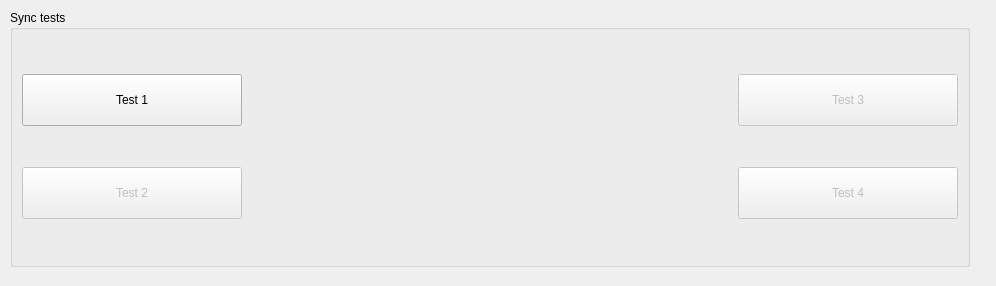
<?xml version="1.0" encoding="UTF-8"?>
<ui version="4.0">
 <class>tab_sync_tests</class>
 <widget class="QWidget" name="tab_sync_tests">
  <property name="geometry">
   <rect>
    <x>0</x>
    <y>0</y>
    <width>996</width>
    <height>286</height>
   </rect>
  </property>
  <property name="minimumSize">
   <size>
    <width>996</width>
    <height>286</height>
   </size>
  </property>
  <property name="maximumSize">
   <size>
    <width>996</width>
    <height>286</height>
   </size>
  </property>
  <property name="windowTitle">
   <string>Form</string>
  </property>
  <widget class="QGroupBox" name="groupBox_3">
   <property name="geometry">
    <rect>
     <x>10</x>
     <y>10</y>
     <width>960</width>
     <height>257</height>
    </rect>
   </property>
   <property name="minimumSize">
    <size>
     <width>960</width>
     <height>257</height>
    </size>
   </property>
   <property name="maximumSize">
    <size>
     <width>960</width>
     <height>257</height>
    </size>
   </property>
   <property name="title">
    <string>Sync tests</string>
   </property>
   <layout class="QHBoxLayout" name="horizontalLayout_2">
    <item>
     <layout class="QHBoxLayout" name="horizontalLayout">
      <item>
       <layout class="QVBoxLayout" name="verticalLayout_2">
        <item>
         <widget class="QPushButton" name="btnTest1">
          <property name="enabled">
           <bool>true</bool>
          </property>
          <property name="sizePolicy">
           <sizepolicy hsizetype="Fixed" vsizetype="Fixed">
            <horstretch>0</horstretch>
            <verstretch>0</verstretch>
           </sizepolicy>
          </property>
          <property name="minimumSize">
           <size>
            <width>220</width>
            <height>52</height>
           </size>
          </property>
          <property name="maximumSize">
           <size>
            <width>220</width>
            <height>52</height>
           </size>
          </property>
          <property name="text">
           <string>Test 1</string>
          </property>
         </widget>
        </item>
        <item>
         <widget class="QPushButton" name="btnTest2">
          <property name="enabled">
           <bool>false</bool>
          </property>
          <property name="sizePolicy">
           <sizepolicy hsizetype="Fixed" vsizetype="Fixed">
            <horstretch>0</horstretch>
            <verstretch>0</verstretch>
           </sizepolicy>
          </property>
          <property name="minimumSize">
           <size>
            <width>220</width>
            <height>52</height>
           </size>
          </property>
          <property name="maximumSize">
           <size>
            <width>220</width>
            <height>52</height>
           </size>
          </property>
          <property name="text">
           <string>Test 2</string>
          </property>
         </widget>
        </item>
       </layout>
      </item>
      <item>
       <spacer name="horizontalSpacer">
        <property name="orientation">
         <enum>Qt::Horizontal</enum>
        </property>
        <property name="sizeHint" stdset="0">
         <size>
          <width>318</width>
          <height>20</height>
         </size>
        </property>
       </spacer>
      </item>
      <item>
       <layout class="QVBoxLayout" name="verticalLayout">
        <item>
         <widget class="QPushButton" name="btnTest3">
          <property name="enabled">
           <bool>false</bool>
          </property>
          <property name="minimumSize">
           <size>
            <width>220</width>
            <height>52</height>
           </size>
          </property>
          <property name="maximumSize">
           <size>
            <width>220</width>
            <height>52</height>
           </size>
          </property>
          <property name="text">
           <string>Test 3</string>
          </property>
         </widget>
        </item>
        <item>
         <widget class="QPushButton" name="btnTest4">
          <property name="enabled">
           <bool>false</bool>
          </property>
          <property name="minimumSize">
           <size>
            <width>220</width>
            <height>52</height>
           </size>
          </property>
          <property name="maximumSize">
           <size>
            <width>220</width>
            <height>52</height>
           </size>
          </property>
          <property name="text">
           <string>Test 4</string>
          </property>
         </widget>
        </item>
       </layout>
      </item>
     </layout>
    </item>
   </layout>
  </widget>
 </widget>
 <resources/>
 <connections/>
</ui>
